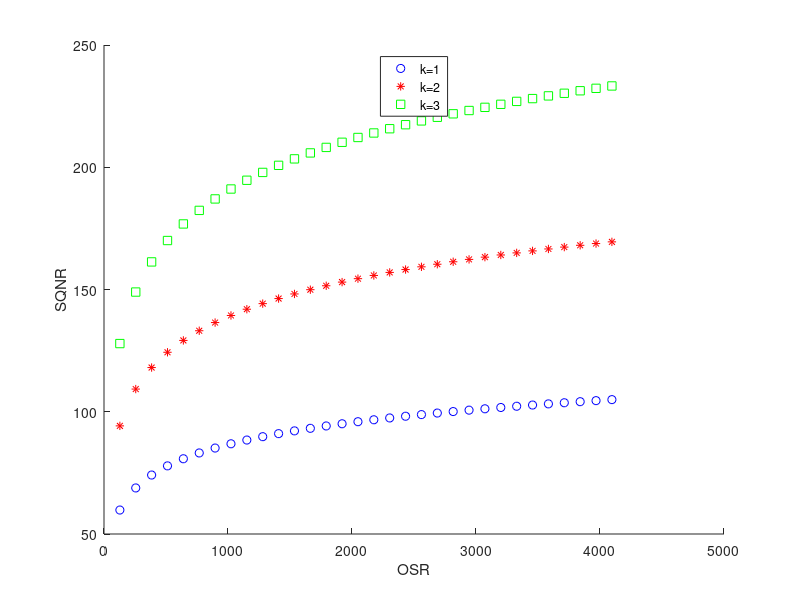

Write the MATLAB code that produced this figure.
L=(1:4)';
OSR=128:128:4096;
a=pi./(2*OSR);
k=0:3;
int=zeros(4,length(a));
sqnr=zeros(4,length(a));
sqnr_aprox=zeros(4,length(a));
style_a=['bo';'r*';'gs';'md'];
style_b=[':b';':r';':g';':m'];
figure(1);
hold on;
for m=1:3
%     sum=zeros(1,length(a));
%     for j=1:m
%         sum=sum+nchoosek(2*m,m-j)*(-1)^j*sin(2*j*a)/j;
%     end
%     int(m,:)=(nchoosek(2*m,m)*a+sum)/(4^m);
%     for j=1:4096
%         int(m,j)=integral(@(x) power(sin(x),2*m),0,a(j));
%     end
%     sqnr(m,:)=10*log(3/(2^(2*m))*pi./int(m,:))/log(10);
   % plot(OSR,sqnr(m,:),style_a(m));
    sqnr_aprox(m,:)=(10*log(1.5)+20*log(2-1)+10*log(2*m+1)+10*(2*m+1)*log(OSR)-20*m*log(pi))/log(10);
    plot(OSR,sqnr_aprox(m,:),style_a(m,:));
end
    xlabel('OSR');
    ylabel('SQNR');
    legend('k=1','k=2','k=3','k=4','location','north');
    hold off;